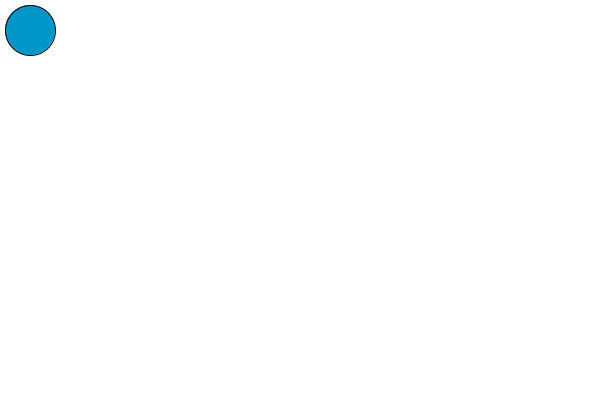
Frame 1 (no input)
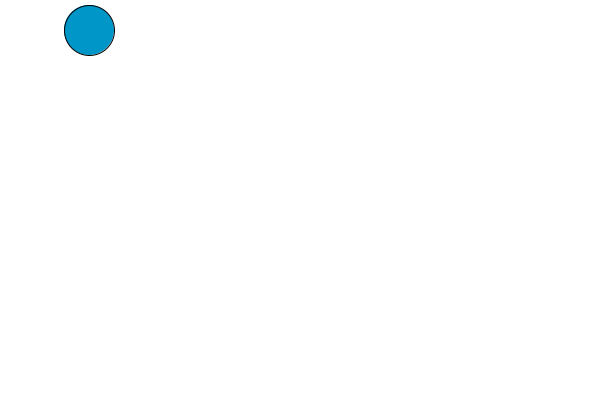
Frame 60 (the mouse pressed at the canvas centre just before this capture)
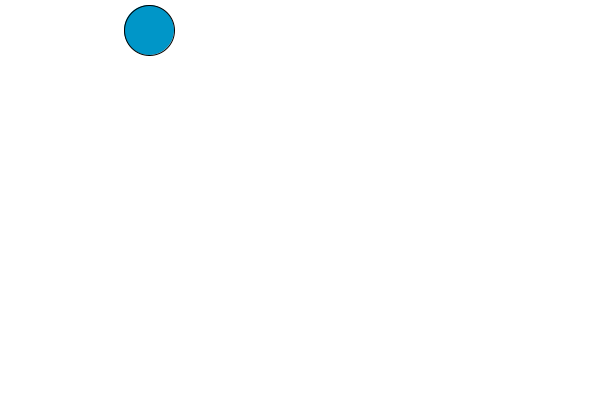
Frame 120 (the mouse held since frame 60 and released just before this capture)

The Processing sketch that drew these frames (run headless with seeded random() and noise(); from frame 60 on, the mouse is pressed at the canvas centre):

// Processing sketch: processing_70569
// ── processing_70569.pde

int x=30;
int y=30;
int bandera=1;
int bandera1=1;
 
void setup(){
size (600,400);
smooth();
fill (0,150,200);
}
void draw(){
  background (255);
ellipse(x,y,50,50);
if(x<= width-30){
  if(bandera==1){
  x=x+1;
}
}
//trayecto a la derecha
else{
bandera=0;
}
if( bandera==0) {
  y=y+1;
  if (y==370){
  bandera=2;
}
}
//trayecto abajo
 
if(bandera==2){
  x=x-1;
  if(x==30){
    bandera=3;
    }
  }
  //pelota regresando a la izquierda
if(bandera==3){
  y=y-1;
  if(y==30){
    bandera=4;
    }
  }
if(bandera==4){
  x=x+1;
  if(x==30){
    bandera=5;
    }
  }
}
